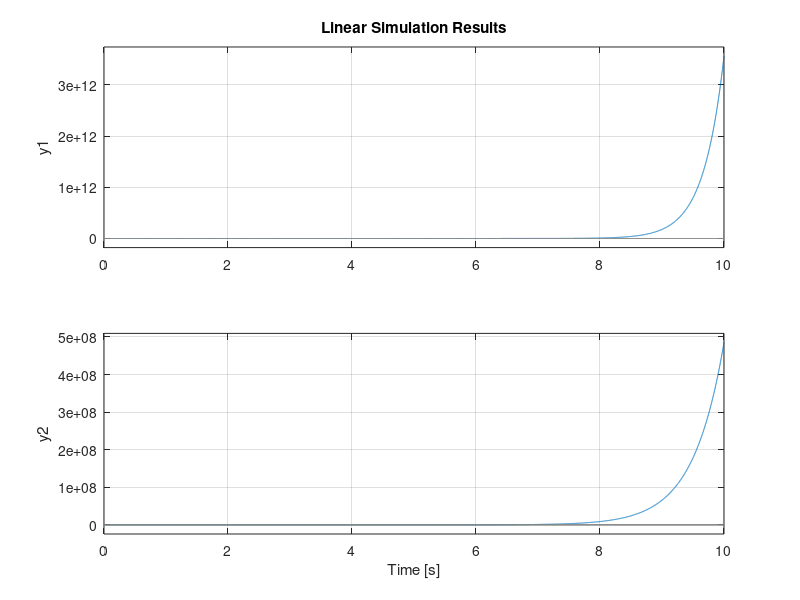

The MATLAB source for this figure:
clc; clear; close all;

% xdot1 = 3x1 + u1 + u2
% xdot2 = 2x2 + u2 + d

A = [3 0; 0 2];
B = [1 1 0; 0 1 1];
C = eye(2);
D = zeros(size(B));

sys = ss(A, B, C, D)

tFinal = 10;
t = 0:0.001:tFinal;

u = [0*ones(size(t)); 1*ones(size(t)); 1*ones(size(t))];
x0 = [0; 0];

lsim(sys, u, t)


